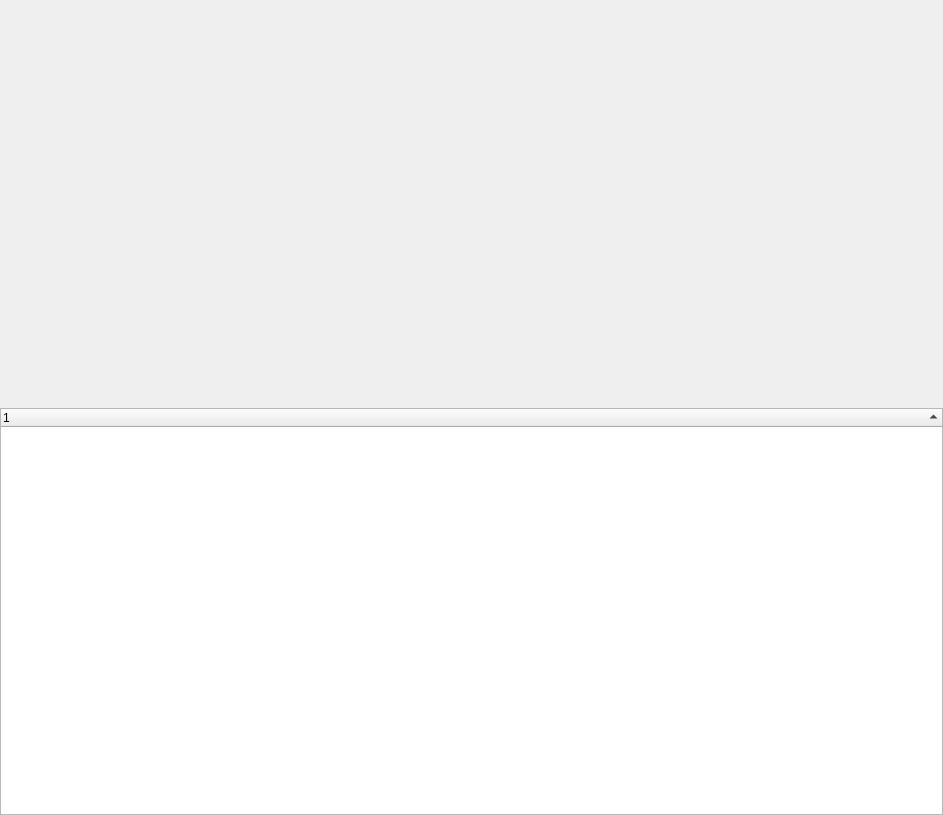
<?xml version="1.0" encoding="UTF-8"?>
<ui version="4.0">
 <class>SoloOverviewWidget</class>
 <widget class="QWidget" name="SoloOverviewWidget">
  <property name="geometry">
   <rect>
    <x>0</x>
    <y>0</y>
    <width>943</width>
    <height>815</height>
   </rect>
  </property>
  <property name="windowTitle">
   <string>Form</string>
  </property>
  <layout class="QVBoxLayout" name="verticalLayout">
   <property name="spacing">
    <number>0</number>
   </property>
   <property name="leftMargin">
    <number>0</number>
   </property>
   <property name="topMargin">
    <number>0</number>
   </property>
   <property name="rightMargin">
    <number>0</number>
   </property>
   <property name="bottomMargin">
    <number>0</number>
   </property>
   <item>
    <layout class="QHBoxLayout" name="horizontalLayout">
     <item>
      <spacer name="horizontalSpacer">
       <property name="orientation">
        <enum>Qt::Horizontal</enum>
       </property>
       <property name="sizeHint" stdset="0">
        <size>
         <width>40</width>
         <height>20</height>
        </size>
       </property>
      </spacer>
     </item>
     <item>
      <widget class="NightChartsWidget" name="pieWidget" native="true">
       <property name="sizePolicy">
        <sizepolicy hsizetype="Expanding" vsizetype="Expanding">
         <horstretch>0</horstretch>
         <verstretch>0</verstretch>
        </sizepolicy>
       </property>
       <property name="minimumSize">
        <size>
         <width>650</width>
         <height>200</height>
        </size>
       </property>
      </widget>
     </item>
     <item>
      <spacer name="horizontalSpacer_2">
       <property name="orientation">
        <enum>Qt::Horizontal</enum>
       </property>
       <property name="sizeHint" stdset="0">
        <size>
         <width>40</width>
         <height>20</height>
        </size>
       </property>
      </spacer>
     </item>
    </layout>
   </item>
   <item>
    <widget class="QTreeWidget" name="treeWidget">
     <property name="sortingEnabled">
      <bool>true</bool>
     </property>
     <column>
      <property name="text">
       <string notr="true">1</string>
      </property>
     </column>
    </widget>
   </item>
  </layout>
 </widget>
 <customwidgets>
  <customwidget>
   <class>NightChartsWidget</class>
   <extends>QWidget</extends>
   <header location="global">ui/stats/nightcharts.h</header>
   <container>1</container>
  </customwidget>
 </customwidgets>
 <resources/>
 <connections/>
</ui>
